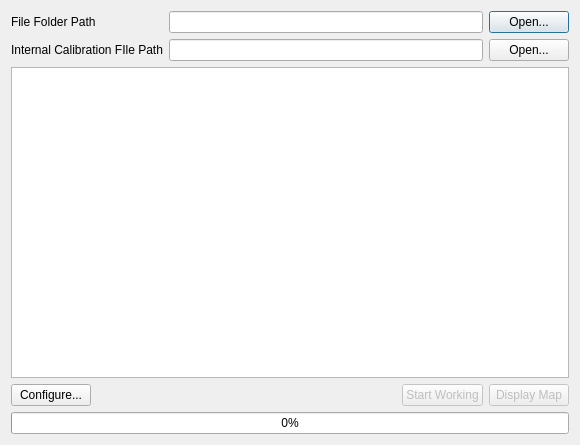
<?xml version="1.0" encoding="UTF-8"?>
<ui version="4.0">
 <class>SlamWorkingThreadUI</class>
 <widget class="QDialog" name="SlamWorkingThreadUI">
  <property name="geometry">
   <rect>
    <x>0</x>
    <y>0</y>
    <width>580</width>
    <height>445</height>
   </rect>
  </property>
  <property name="windowTitle">
   <string>Slam Working Process</string>
  </property>
  <layout class="QVBoxLayout" name="verticalLayout">
   <item>
    <layout class="QGridLayout" name="gridLayout">
     <item row="1" column="0" colspan="2">
      <widget class="QLabel" name="label">
       <property name="text">
        <string>Internal Calibration FIle Path</string>
       </property>
      </widget>
     </item>
     <item row="1" column="2">
      <widget class="QLineEdit" name="lineEdit_2">
       <property name="dragEnabled">
        <bool>true</bool>
       </property>
       <property name="readOnly">
        <bool>true</bool>
       </property>
      </widget>
     </item>
     <item row="0" column="0" colspan="2">
      <widget class="QLabel" name="label_2">
       <property name="text">
        <string>File Folder Path</string>
       </property>
      </widget>
     </item>
     <item row="0" column="3" colspan="2">
      <widget class="QPushButton" name="pushButton_4">
       <property name="text">
        <string>Open...</string>
       </property>
      </widget>
     </item>
     <item row="1" column="3" colspan="2">
      <widget class="QPushButton" name="pushButton_5">
       <property name="text">
        <string>Open...</string>
       </property>
      </widget>
     </item>
     <item row="0" column="2">
      <widget class="QLineEdit" name="lineEdit">
       <property name="dragEnabled">
        <bool>true</bool>
       </property>
       <property name="readOnly">
        <bool>true</bool>
       </property>
      </widget>
     </item>
    </layout>
   </item>
   <item>
    <widget class="QListWidget" name="listWidget">
     <property name="editTriggers">
      <set>QAbstractItemView::NoEditTriggers</set>
     </property>
     <property name="tabKeyNavigation">
      <bool>true</bool>
     </property>
     <property name="dragEnabled">
      <bool>true</bool>
     </property>
    </widget>
   </item>
   <item>
    <layout class="QHBoxLayout" name="horizontalLayout">
     <item>
      <widget class="QPushButton" name="pushButton">
       <property name="text">
        <string>Configure...</string>
       </property>
      </widget>
     </item>
     <item>
      <spacer name="horizontalSpacer">
       <property name="orientation">
        <enum>Qt::Horizontal</enum>
       </property>
       <property name="sizeHint" stdset="0">
        <size>
         <width>40</width>
         <height>20</height>
        </size>
       </property>
      </spacer>
     </item>
     <item>
      <widget class="QPushButton" name="pushButton_2">
       <property name="enabled">
        <bool>false</bool>
       </property>
       <property name="text">
        <string>Start Working</string>
       </property>
      </widget>
     </item>
     <item>
      <widget class="QPushButton" name="pushButton_3">
       <property name="enabled">
        <bool>false</bool>
       </property>
       <property name="text">
        <string>Display Map</string>
       </property>
      </widget>
     </item>
    </layout>
   </item>
   <item>
    <widget class="QProgressBar" name="progressBar">
     <property name="value">
      <number>0</number>
     </property>
    </widget>
   </item>
  </layout>
 </widget>
 <resources/>
 <connections/>
</ui>
